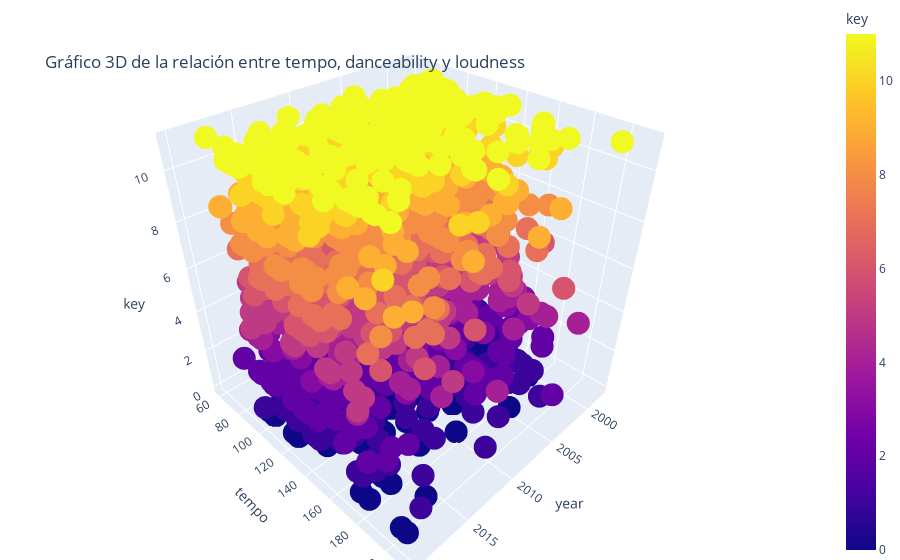

Notebook source saved alongside this figure:
### Markdown cell above
#### Gráfico 3D
Este gráfico permite identificar una relación entre las características técnicas de las canciones. En particular, se busca observar una cambio de tendencia entre el *tempo* y llave de una canción, en función del año en que fue publicada.

### Code cell
import plotly.express as px
fig= px.scatter_3d(df, x="year", y="tempo", z="key", color="key")
fig.update_layout(margin = dict(l=0, r=0, b=0, t=0),
                title={
                      'text':"Gráfico 3D de la relación entre tempo, danceability y loudness",
                      'y':0.9
                })
            
fig.show()

### Figure 1 — Plotly figure (JSON) as saved in the notebook; plotly's stock layout.template omitted (floating-point values rounded to 4 significant figures; data arrays with more than 128 entries replaced by an {"elided": "..."} marker saying what was removed)
{"data": [{"hovertemplate": "year=%{x}<br>tempo=%{y}<br>key=%{marker.color}<extra></extra>", "legendgroup": "", "marker": {"color": {"elided": "2000 int values"}, "coloraxis": "coloraxis", "symbol": "circle"}, "mode": "markers", "name": "", "scene": "scene", "showlegend": false, "type": "scatter3d", "x": {"elided": "2000 int values"}, "y": {"elided": "2000 float values"}, "z": {"elided": "2000 int values"}}], "layout": {"coloraxis": {"colorbar": {"title": {"text": "key"}}, "colorscale": [[0, "#0d0887"], [0.1111, "#46039f"], [0.2222, "#7201a8"], [0.3333, "#9c179e"], [0.4444, "#bd3786"], [0.5556, "#d8576b"], [0.6667, "#ed7953"], [0.7778, "#fb9f3a"], [0.8889, "#fdca26"], [1, "#f0f921"]]}, "legend": {"tracegroupgap": 0}, "margin": {"b": 0, "l": 0, "r": 0, "t": 0}, "scene": {"domain": {"x": [0, 1], "y": [0, 1]}, "xaxis": {"title": {"text": "year"}}, "yaxis": {"title": {"text": "tempo"}}, "zaxis": {"title": {"text": "key"}}}, "title": {"text": "Gráfico 3D de la relación entre tempo, danceability y loudness", "y": 0.9}}}
